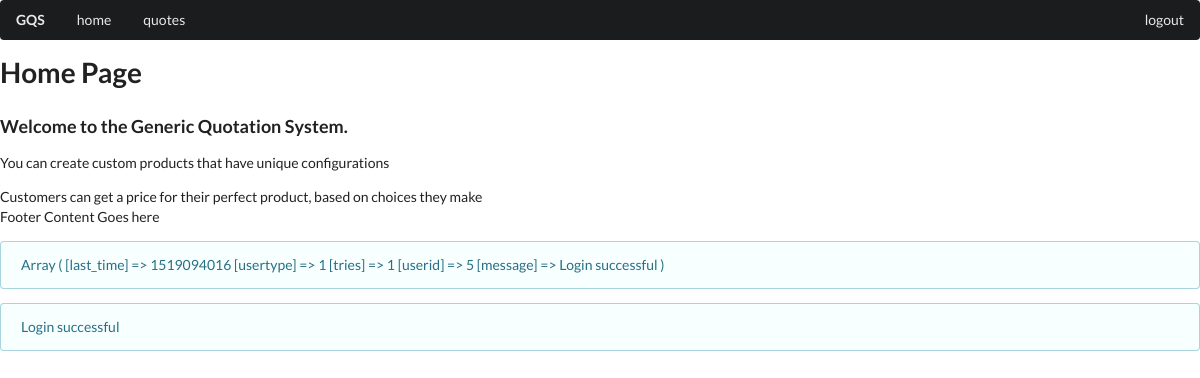
/client/index.php (signed in), run on the app's committed database.
### tables this page shows
CREATE TABLE `static` (
  `id` int(11) NOT NULL AUTO_INCREMENT,
  `short_title` varchar(24) NOT NULL,
  `privilege` int(1) NOT NULL,
  `title` varchar(240) NOT NULL,
  `byline` varchar(512) NOT NULL,
  `body` text NOT NULL,
  `image` varchar(256) NOT NULL,
  PRIMARY KEY (`id`),
  UNIQUE KEY `short_title` (`short_title`)
);

### client/index.php (the view, shortened to what this page needs)
<?php
    include "header.php";
?>
<?php
    include "menu.php";
?>
<?php
    $contentquery = "SELECT * FROM static WHERE privilege = " . $_SESSION['usertype'] . " OR privilege = -1";
    $conn = dbConnect();
    $stmt = $conn->prepare($contentquery);
    $stmt->execute();
    $staticresult = $stmt->fetchAll(PDO::FETCH_ASSOC);
    echo '<div id="contentgroup">';
    foreach($staticresult as $row) {
        echo '<div class="contentitem" id="' . $row['short_title'] . '">';
            echo '<h1>' . $row['title'] . '</h1>';
            echo '<h3>' . $row['byline'] . '</h3>';
            echo '<div>' . $row['body'] . '</div>';
        echo '</div>';
    }
    echo '</div>';
?>
<?php
    include "footer.php";
?>

### client/menu.php
    <div class="ui fluid borderless inverted pointing main menu">
        <a href="#" class="header item">GQS</a>
<?php
    $menusql = "SELECT short_title FROM static WHERE privilege = " . $_SESSION['usertype'] . " OR privilege = -1 ORDER BY id ASC;";
    $conn = dbConnect();
    $stmt = $conn->prepare($menusql);
    $stmt->execute();
    $result = $stmt->fetchAll(PDO::FETCH_ASSOC);
    for($loop = 0; $loop < count($result); $loop++) {
        if($loop == count($result) - 1) {
            echo '<div class="right menu"><a onClick="doMenu(\'' . $result[$loop]['short_title'] . '\')" class="item cursoron">' . $result[$loop]['short_title'] . '</a></div>';
        } else {
            echo '<a onClick="doMenu(\'' . $result[$loop]['short_title'] . '\')" class="item cursoron">' . $result[$loop]['short_title'] . '</a>';
        }
    }
?>
    </div>
<section>

### css/customerbase.css (style rules this page uses)
.cursoron { cursor: grab; }
#contentgroup { display: block; }
.contentitem { display: none; }

### data on the page
static: short_title "home", title "Home Page", byline "Welcome to the Generic Quotation System.", body "You can create custom products that have unique configurations Customers can get a price for their perfect product, based on choices they make"
static: short_title "quotes"
static: short_title "logout"

### other printed values
$_SESSION['message'] "Login successful"
